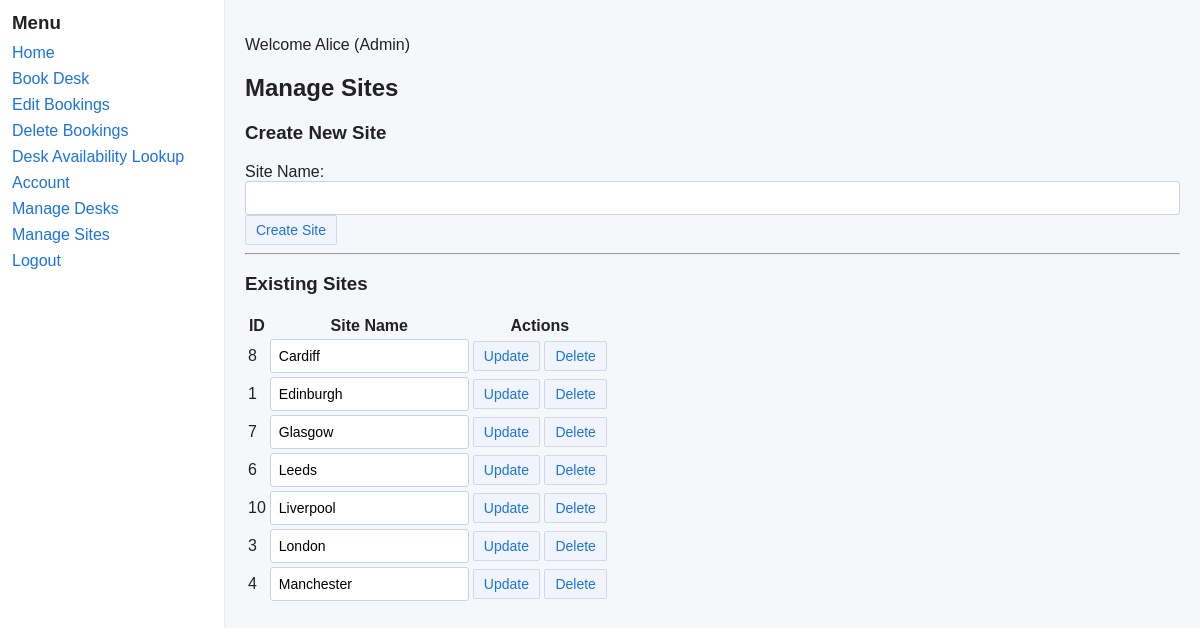
Page /manage_sites (signed in) on the committed database.
### src/DeskBooker/models.py (models this page shows, shortened)
class Site(db.Model):
    __tablename__ = 'sites'
    id = db.Column(db.Integer, primary_key=True)
    name = db.Column(db.String(120), unique=True, nullable=False)
    desks = db.relationship('Desk', backref='site', lazy=True)
    __table_args__ = (
        CheckConstraint('length(name) > 0 AND length(name) <= 120', name='ck_site_name_len'),
    )

### src/DeskBooker/main.py (the view, shortened to what this page needs)
    @app.route('/manage_sites', methods=['GET', 'POST'])
    @login_required
    def manage_sites():
        if session.get('role_id') != 1:
            flash('Admin access required')
            return redirect(url_for('dashboard'))
        sites = [ {'id': s.id, 'name': s.name} for s in Site.query.order_by(Site.name).all() ]
        return render_template('sites.html', sites=sites)

### src/DeskBooker/templates/sites.html (shortened to what this page needs)
{% extends "base.html" %}
{% block content %}
<h2>Manage Sites</h2>
<h3>Create New Site</h3>
<form method="POST" onsubmit="return validateSiteName(this)">
    <label>Site Name:</label>
    <input type="text" name="name" required minlength="1" maxlength="120" id="site_name_create">
    <button type="submit">Create Site</button>
</form>
<hr>
<h3>Existing Sites</h3>
<table>
    <thead>
        <tr>
            <th>ID</th>
            <th>Site Name</th>
            <th>Actions</th>
        </tr>
    </thead>
    <tbody>
        {% for site in sites %}
        <tr>
            <td>{{ site['id'] }}</td>
            <td>
                <form method="POST" style="display:inline-block">
                    <input type="text" name="name" value="{{ site['name'] }}" required minlength="1" maxlength="120" onsubmit="return this.value.trim().length > 0 && this.value.trim().length <= 120">
            </td>
            <td>
                    <button type="submit">Update</button>
                <form method="POST" style="display:inline-block">
                    <button type="submit" onclick="return confirm('Are you sure?')">Delete</button>
                </form>
            </td>
        </tr>
        {% endfor %}
    </tbody>
</table>
{% endblock %}

### src/DeskBooker/static/css/styles.css (style rules this page uses)
body { font-family: Arial, Helvetica, sans-serif; background: #f5f7fa; color: #222; margin: 0; }
input[type="text"], input[type="email"], input[type="password"], input[type="number"], input[type="datetime-local"], select, textarea { padding: 8px; border: 1px solid #ccd3db; border-radius: 3px; font-size: 14px; width: 100%; box-sizing: border-box; }
label { display: inline-block; }
button { background: #f1f5fb; color: #1a73e8; border: 1px solid #d0d9ea; padding: 6px 10px; border-radius: 2px; cursor: pointer; font-size: 14px; }

### rows in the picture
Site: id "8", name "Cardiff"
Site: id "1", name "Edinburgh"
Site: id "7", name "Glasgow"
Site: id "6", name "Leeds"
Site: id "10", name "Liverpool"
Site: id "3", name "London"
Site: id "4", name "Manchester"

### other values in the picture
{{ session['user_name'] }} "Alice"
